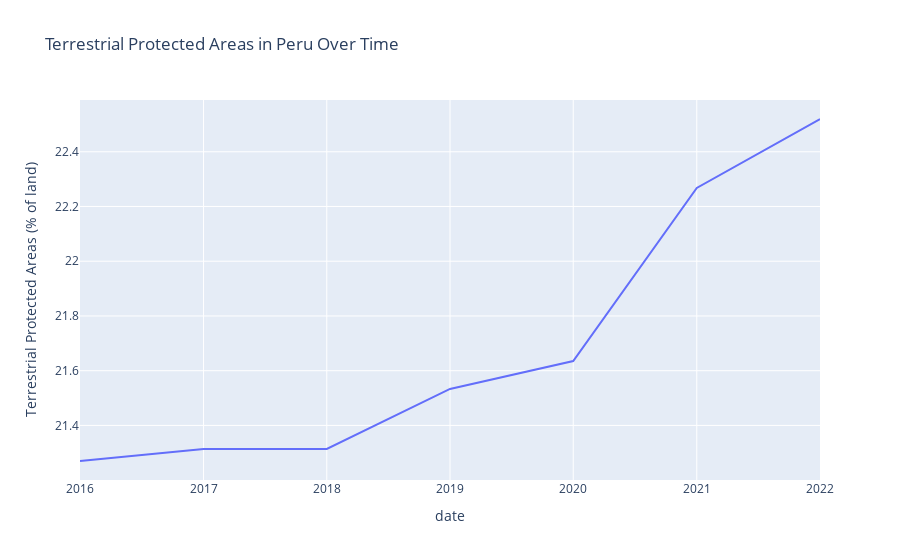

Source (notebook cell):
### Code cell
# Define indicator for Terrestrial Protected Areas
indicator = {"ER.LND.PTLD.ZS": "Terrestrial Protected Areas (% of land)"}

# Define country
country = "PER"  # Brazil's country code

# Fetch data from World Bank API
data = wbdata.get_dataframe(indicator, country=country)

# Convert index (years) to datetime format
data.index = pd.to_datetime(data.index.astype(str) + "-01-01")

# Drop missing values
data.dropna(inplace=True)

# Plot the data
fig = px.line(data, x=data.index, y="Terrestrial Protected Areas (% of land)",
              title="Terrestrial Protected Areas in Peru Over Time",
              labels={"x": "Year", "y": "Protected Land (%)"})

# Show plot
fig.show()

### Figure 1 — Plotly figure (JSON) as saved in the notebook; plotly's stock layout.template omitted (floating-point values rounded to 4 significant figures)
{"data": [{"hovertemplate": "date=%{x}<br>Terrestrial Protected Areas (% of land)=%{y}<extra></extra>", "legendgroup": "", "line": {"color": "#636efa", "dash": "solid"}, "marker": {"symbol": "circle"}, "mode": "lines", "name": "", "orientation": "v", "showlegend": false, "type": "scatter", "x": ["2022-01-01T00:00:00.000000000", "2021-01-01T00:00:00.000000000", "2020-01-01T00:00:00.000000000", "2019-01-01T00:00:00.000000000", "2018-01-01T00:00:00.000000000", "2017-01-01T00:00:00.000000000", "2016-01-01T00:00:00.000000000"], "xaxis": "x", "y": [22.52, 22.27, 21.64, 21.53, 21.31, 21.31, 21.27], "yaxis": "y"}], "layout": {"legend": {"tracegroupgap": 0}, "title": {"text": "Terrestrial Protected Areas in Peru Over Time"}, "xaxis": {"anchor": "y", "domain": [0, 1], "title": {"text": "date"}}, "yaxis": {"anchor": "x", "domain": [0, 1], "title": {"text": "Terrestrial Protected Areas (% of land)"}}}}
